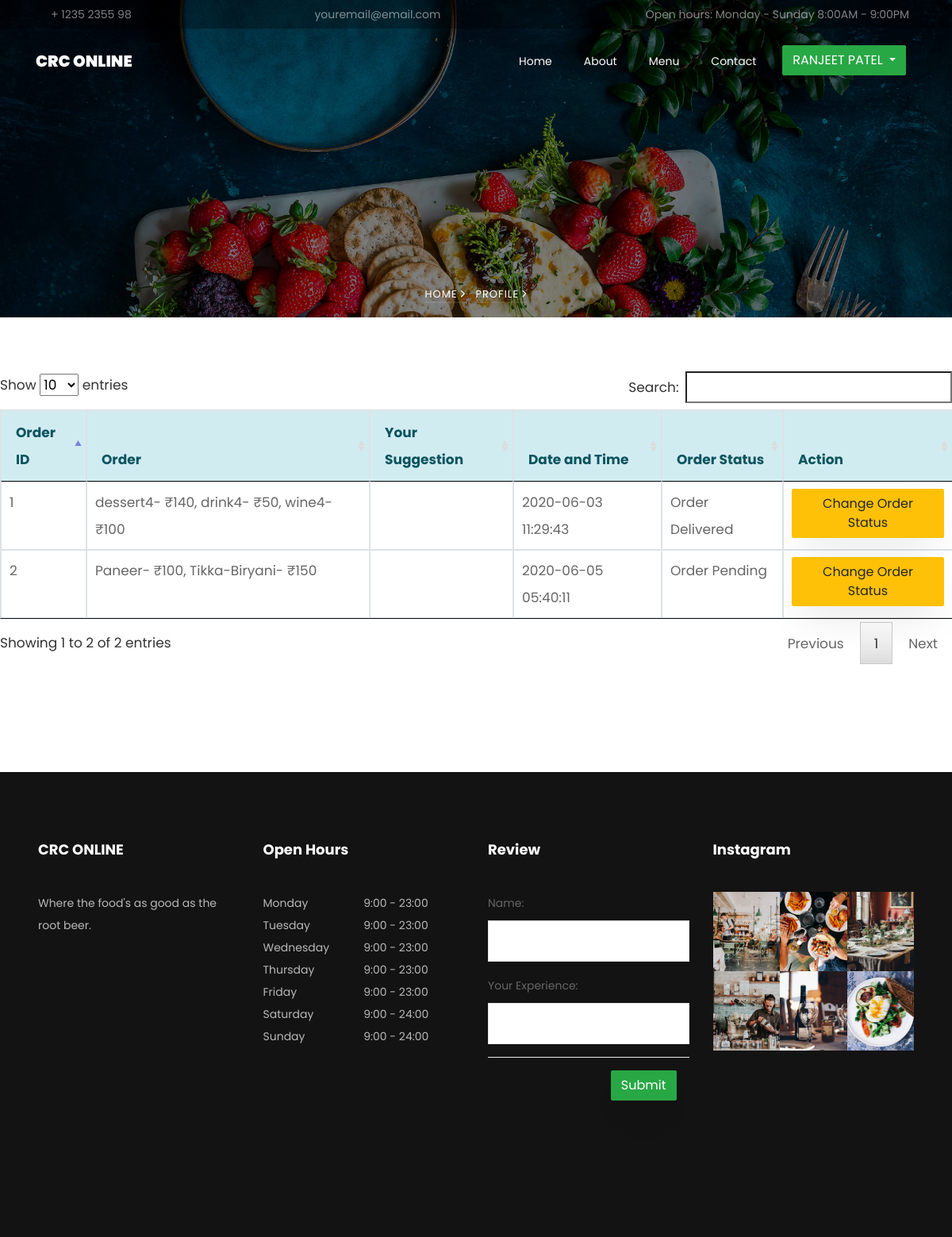
/admin/afr/order.php (signed in), run on the app's committed database.
### tables this page shows
CREATE TABLE `orders` (
  `order_id` bigint(9) NOT NULL,
  `customer_id` bigint(6) NOT NULL,
  `item` varchar(255) NOT NULL,
  `anysuggestion` varchar(255) NOT NULL,
  `status` varchar(255) NOT NULL DEFAULT '''Order Pending''',
  `date` timestamp NOT NULL DEFAULT current_timestamp() ON UPDATE current_timestamp()
);

### admin/account.php (called while the page is built)
<?php
	require_once 'connect.php';
	$q_adminname = $conn->query("SELECT * FROM `admin` WHERE `admin_id` = '$_SESSION[admin_id]'") or die(mysqli_error());
	$f_adminname = $q_adminname->fetch_array();
	$admin_name = $f_adminname['name'];

### admin/afr/order.php (the view, shortened to what this page needs)
<?php
	require_once '../account.php';
?>
<!DOCTYPE html>
<html lang="en">
  <head>
    <link rel="stylesheet" href="css/open-iconic-bootstrap.min.css">
    <link rel="stylesheet" href="css/animate.css">
    <link rel="stylesheet" href="css/owl.carousel.min.css">
    <link rel="stylesheet" href="css/owl.theme.default.min.css">
    <link rel="stylesheet" href="css/magnific-popup.css">
    <link rel="stylesheet" href="css/aos.css">
    <link rel="stylesheet" href="css/ionicons.min.css">
    <link rel="stylesheet" href="css/bootstrap-datepicker.css">
    <link rel="stylesheet" href="css/jquery.timepicker.css">
    <link rel="stylesheet" href="css/flaticon.css">
    <link rel="stylesheet" href="css/icomoon.css">
    <link rel="stylesheet" href="css/style.css">
    <link rel = "stylesheet" href = "css/jquery.dataTables.css" />
  </head>
  <body>
    <div class="py-1 bg-black top">
    	<div class="container">
    		<div class="row no-gutters d-flex align-items-start align-items-center px-md-0">
	    		<div class="col-lg-12 d-block">
		    		<div class="row d-flex">
		    			<div class="col-md pr-4 d-flex topper align-items-center">
					    	<div class="icon mr-2 d-flex justify-content-center align-items-center"><span class="icon-phone2"></span></div>
						    <span class="text">+ 1235 2355 98</span>
					    </div>
					    <div class="col-md pr-4 d-flex topper align-items-center">
					    	<div class="icon mr-2 d-flex justify-content-center align-items-center"><span class="icon-paper-plane"></span></div>
						    <span class="text">youremail@email.com</span>
					    </div>
					    <div class="col-md-5 pr-4 d-flex topper align-items-center text-lg-right justify-content-end">
						    <p class="mb-0 register-link"><span>Open hours:</span> <span>Monday - Sunday</span> <span>8:00AM - 9:00PM</span></p>
					    </div>
				    </div>
			    </div>
		    </div>
		  </div>
    </div>
	  <nav class="navbar navbar-expand-lg navbar-dark ftco_navbar bg-dark ftco-navbar-light" id="ftco-navbar">
	    <div class="container">
	      <a class="navbar-brand" href="home.php">CRC ONLINE</a>
	      <div class="collapse navbar-collapse" id="ftco-nav">
	        <ul class="navbar-nav ml-auto">
	        	<li class="nav-item"><a href="home.php" class="nav-link">Home</a></li>
	        	<li class="nav-item"><a href="about.php" class="nav-link">About</a></li>
	        	<li class="nav-item"><a href="menu.php" class="nav-link">Menu</a></li>
	          <li class="nav-item"><a href="contact.php" class="nav-link">Contact</a></li>
	          <li class = " btn dropdown">
							<button class = "dropdown-toggle btn btn-success" data-toggle = "dropdown" type = "button" href = "#"> <?php echo htmlentities($admin_name)?> </button>
						</li>
	        </ul>
	      </div>
	    </div>
	  </nav>
    <section class="hero-wrap hero-wrap-2" style="background-image: url('../../user/images/bg_3.jpg');" data-stellar-background-ratio="0.5">
      <div class="overlay"></div>
      <div class="container">
        <div class="row no-gutters slider-text align-items-end justify-content-center">
          <div class="col-md-9 ftco-animate text-center">
            <p class="breadcrumbs"><span class="mr-2"><a href="index.html">Home <i class="ion-ios-arrow-forward"></i></a></span> <span>Profile <i class="ion-ios-arrow-forward"></i></span></p>
          </div>
        </div>
      </div>
    </section>
    <br />
    <br />
            <table id = "table" class = "table table-bordered">
					<thead>
						<tr class = "alert-info">
						  <th>Order ID</th>
							<th>Order</th>
              <th>Your Suggestion</th>
              <th>Date and Time</th>
              <th>Order Status</th>
              <th>Action</th>
						</tr>
					</thead>
					<tbody>
					<?php
          $i=1;
						$q_order = $conn->query("SELECT * FROM `orders`") or die(mysqli_error());
						while($f_order = $q_order->fetch_array()){
					?>
						<tr>
							<td><?php echo $i;?></td>
							<td><?php echo $f_order['item']?>
              <td><?php echo $f_order['anysuggestion']?>
              <td><?php echo $f_order['date']?>
              <td><?php echo $f_order['status']?>
              <td> <a class = "btn btn-warning eorder_id" name = "<?php echo $f_order['order_id']?>" href = "#" data-toggle = "modal" data-target = "#edit_order"><span class = "glyphicon glyphicon-edit"></span>Change Order Status</a></td>
						</tr>
					<?php
          $i++;
						}
					?>
					</tbody>
				</table>
                <br />
                <br />
                <br />
                <br />
    <footer class="ftco-footer ftco-bg-dark ftco-section" >
      <div class="container-fluid px-md-5 px-3">
        <div class="row mb-5">
          <div class="col-md-6 col-lg-3">
            <div class="ftco-footer-widget mb-4">
              <h2 class="ftco-heading-2">CRC ONLINE</h2>
              <p>Where the food's as good as the root beer.</p>
              <ul class="ftco-footer-social list-unstyled float-md-left float-lft mt-3">
              </ul>
            </div>
          </div>
          <div class="col-md-6 col-lg-3">
            <div class="ftco-footer-widget mb-4">
              <h2 class="ftco-heading-2">Open Hours</h2>
              <ul class="list-unstyled open-hours">
                <li class="d-flex"><span>Monday</span><span>9:00 - 23:00</span></li>
                <li class="d-flex"><span>Tuesday</span><span>9:00 - 23:00</span></li>
                <li class="d-flex"><span>Wednesday</span><span>9:00 - 23:00</span></li>
                <li class="d-flex"><span>Thursday</span><span>9:00 - 23:00</span></li>
                <li class="d-flex"><span>Friday</span><span>9:00 - 23:00</span></li>
                <li class="d-flex"><span>Saturday</span><span>9:00 - 24:00</span></li>
                <li class="d-flex"><span>Sunday</span><span> 9:00 - 24:00</span></li>
              </ul>
            </div>
          </div>
          <div class="col-md-6 col-lg-3">
            <div class="ftco-footer-widget mb-4">
              <h2 class="ftco-heading-2">Review</h2>
              <form method = "POST" action = "../save_review.php" enctype = "multipart/form-data">
                <div class = "form-group">
                  <label class = "control-label">Name:</label>
                  <input name = "name" type = "text" id = "name" required = "required" class = "form-control" />
                </div>
                <div class = "form-group">
                  <label class = "control-label">Your Experience:</label>
                  <input name = "yourexperience" type = "text" id = "yourexperience" required = "required" class = "form-control" />
                </div>
                <div class = "modal-footer">
                  <button  class = "btn btn-success" name = "submit">Submit</button>
                </div>
              </form>
            </div>
          </div>
          <div class="col-md-6 col-lg-3">
             <div class="ftco-footer-widget mb-4">
              <h2 class="ftco-heading-2">Instagram</h2>
              <div class="thumb d-sm-flex">
	            	<a href="#" class="thumb-menu img" style="background-image: url(../../user/images/insta-1.jpg);">
	            	</a>
	            	<a href="#" class="thumb-menu img" style="background-image: url(../../user/images/insta-2.jpg);">
	            	</a>
	            	<a href="#" class="thumb-menu img" style="background-image: url(../../user/images/insta-3.jpg);">
	            	</a>
	            </div>
	            <div class="thumb d-flex">
	            	<a href="#" class="thumb-menu img" style="background-image: url(../../user/images/insta-4.jpg);">
	            	</a>
	            	<a href="#" class="thumb-menu img" style="background-image: url(../../user/images/insta-5.jpg);">
	            	</a>
	            	<a href="#" class="thumb-menu img" style="background-image: url(../../user/images/insta-6.jpg);">
	            	</a>
	            </div>
            </div>
          </div>
        </div>
      </div>
    </footer>
  </body>
</html>

### admin/afr/css/icomoon.css (style rules this page uses)
[class^="icon-"], [class*=" icon-"] { font-family: 'icomoon' !important; speak: none; font-style: normal; font-weight: normal; font-variant: normal; text-transform: none; line-height: 1; -webkit-font-smoothing: antialiased; -moz-osx-font-smoothing: grayscale; }
.icon-paper-plane:before { content: "\f1d8"; }
.icon-phone2:before { content: "\e0cd"; }

### data on the page
orders: item "dessert4- ₹140, drink4- ₹50, wine4- ₹100", date "2020-06-03 11:29:43", status "Order Delivered"
orders: item "Paneer- ₹100, Tikka-Biryani- ₹150", date "2020-06-05 05:40:11", status "Order Pending"

### other printed values
$admin_name "RANJEET PATEL"
